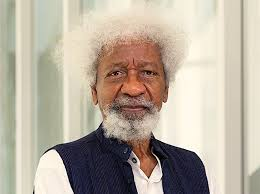
#> input picture week4/img/wole.jpg, 260 x 194 px
$ jupyter execute practice2Prewitt.ipynb
#> lines starting #> are read from the running program, lines starting #| are printed output that depends on the picture
[cell 1]
import cv2
import numpy as np

image = cv2.imread('img/wole.jpg', cv2.IMREAD_GRAYSCALE)
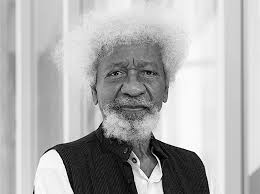
#> image: shape (194, 260); min 0, max 255, mean 176.2

image = cv2.resize(image, (500,400))
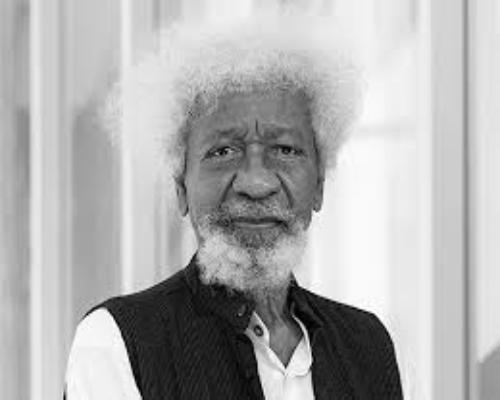
#> image: shape (400, 500); min 0, max 255, mean 176.1

#Define Prewitt kernels
kernelX = np.array([[-1, -1, -1], [0, 0, 0], [1, 1, 1]])
kernelY = np.array([[-1, 0, 1], [-1, 0, 1], [-1, 0, 1]])


prewittX = cv2.filter2D(image, -1, kernelX)
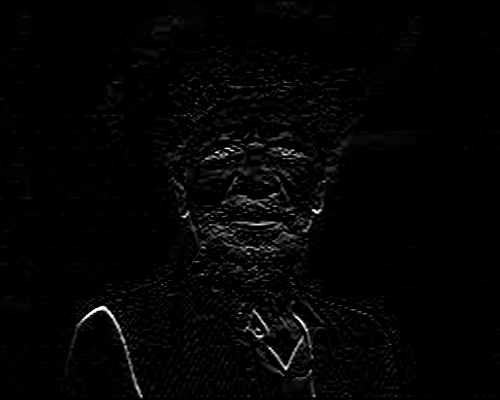
#> prewittX: shape (400, 500); min 0, max 255, mean 4.2
prewittY = cv2.filter2D(image, -1, kernelY)
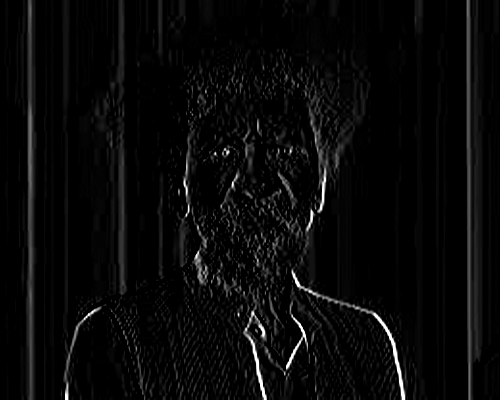
#> prewittY: shape (400, 500); min 0, max 255, mean 9


prewittCombined = np.sqrt(np.square(prewittX) + np.square(prewittY))
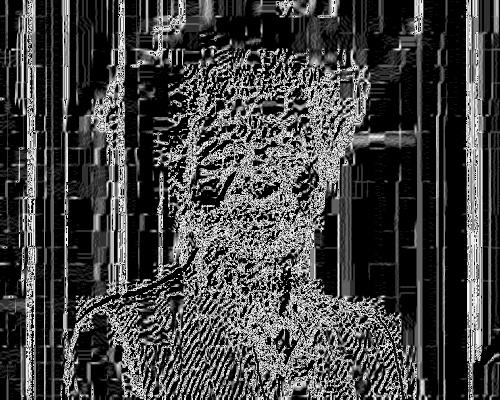
#> prewittCombined: shape (400, 500) float16; min 0, max 15.91, mean 4.17; drawn with min black and max white

cv2.imshow('original', image)
cv2.imshow('Prewitt Edges', np.uint8(prewittCombined))

cv2.waitKey(0)
cv2.destroyAllWindows()
